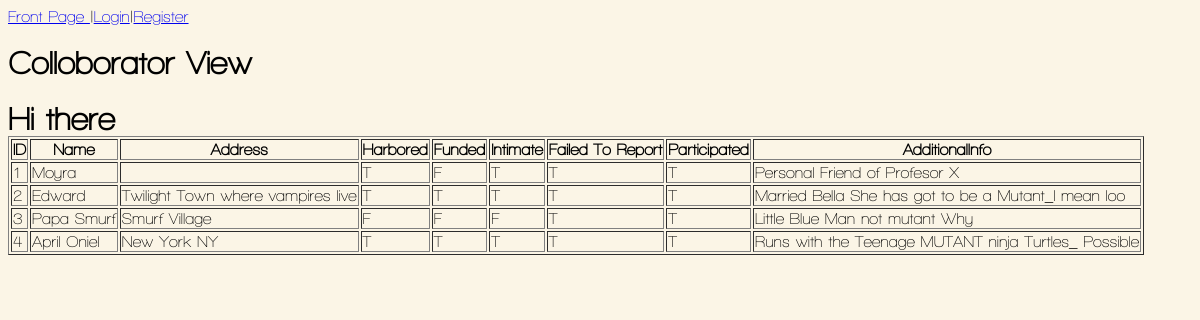
/viewColl.php, run on the app's committed database.
### tables this page shows
CREATE TABLE `Collaborators` (
  `ID` int(15) NOT NULL auto_increment,
  `Name` varchar(52) NOT NULL default '',
  `Address` varchar(52) NOT NULL default '',
  `Harbored` enum('T','F') NOT NULL default 'F',
  `Funded` enum('T','F') NOT NULL default 'F',
  `Intamate` enum('T','F') NOT NULL default 'F',
  `FailedtoRepo` enum('T','F') NOT NULL default 'F',
  `Participated` enum('T','F') NOT NULL default 'F',
  `AdditionalInfo` varchar(52) NOT NULL default '',
  PRIMARY KEY  (`ID`)
);

### viewColl.php (the view)
<?php
include 'header.php';
echo "<h1>Colloborator View</h1>";
echo "<h1>Hi there ".$_SESSION['firstname'];
$query = "SELECT * FROM collaborators;";
$result = mysql_query($query,$con) or die('</br>Could grab collaborator table '.mysql_error());
echo "<table border='1'>";
echo "<tr><th>ID</th><th>Name</th><th>Address</th><th>Harbored</th><th>Funded</th><th>Intimate</th><th>Failed To Report</th><th>Participated</th><th>AdditionalInfo</th></tr>";
while($row = mysql_fetch_array($result)) {
echo "<tr><td>";
echo $row['ID'];
echo "</td><td>";
echo $row['Name'];
echo "</td><td>";
echo $row['Address'];
echo "</td><td>";
echo $row['Harbored'];
echo "</td><td>";
echo $row['Funded'];
echo "</td><td>";
echo $row['Intamate'];
echo "</td><td>";
echo $row['FailedtoRepo'];
echo "</td><td>";
echo $row['Participated'];
echo "</td><td>";
echo $row['AdditionalInfo'];
echo "</td></tr>";
}
echo "</table>";
?>

### CSS/style.css (style rules this page uses)
html { background-color:#FBF5E6; font-family: walkway,sans-serif; }

### data on the page
collaborators: ID "1", Name "Moyra", Harbored "T", Funded "F", Intamate "T", FailedtoRepo "T", Participated "T", AdditionalInfo "Personal Friend of Profesor X"
collaborators: ID "2", Name "Edward", Address "Twilight Town where vampires live", Harbored "T", Funded "T", Intamate "T", FailedtoRepo "T", Participated "T", AdditionalInfo "Married Bella She has got to be a Mutant_I mean loo"
collaborators: ID "3", Name "Papa Smurf", Address "Smurf Village", Harbored "F", Funded "F", Intamate "F", FailedtoRepo "T", Participated "T", AdditionalInfo "Little Blue Man not mutant Why"
collaborators: ID "4", Name "April Oniel", Address "New York NY", Harbored "T", Funded "T", Intamate "T", FailedtoRepo "T", Participated "T", AdditionalInfo "Runs with the Teenage MUTANT ninja Turtles_ Possible"
